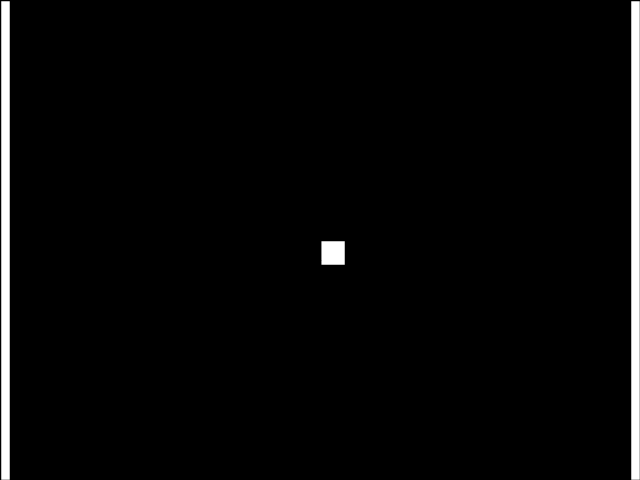
Frame 1 (no input)
Frame 60 (the mouse pressed at the canvas centre just before this capture): identical to frame 1, image omitted
Frame 120 (the mouse held since frame 60 and released just before this capture): identical to frame 1, image omitted

The Processing sketch that drew this single still picture (run headless with seeded random() and noise(); from frame 60 on, the mouse is pressed at the canvas centre):

// Processing sketch: Pong
// ── Pong.pde
Player player1 = new Player(87, 83, 0, 0, 10, 480);
Player player2 = new Player(38, 40, 0, 0, 10, 480);
Ball ball = new Ball(0, 0, 25, 25, 0, 0);

Player[] players = {player1, player2};
int frame = 0;

float player_speed = 6;

void setup()
{
		size(640, 480);
	  player2.rectangleObject.coordinates.x = width - player2.rectangleObject._width;
	  ball.rectangleObject.coordinates.x = width / 2; //width / 2;
	  ball.rectangleObject.coordinates.y = height / 2;
	  strokeWeight(1.5);
		//frameRate(8);
}

void draw()
{
	  background(0);
	  for(Player p: players)
	  {
		    if(p.downIsPressed() ^ p.upIsPressed())
		    {
			      if(p.downIsPressed())
			      {
			        	p.rectangleObject.coordinates.y += player_speed;
			      }
			      if(p.upIsPressed())
			      {
			        	p.rectangleObject.coordinates.y -= player_speed;
			      }
		    }
		    p.draw();
	  }

	  RectangleObject future_ball = ball.rectangleObject.peekForwardInTime();
		if(future_ball.isYOutOfBound())
				ball.rectangleObject.y_velocity *= -1.0;

		if(player1.rectangleObject.collison(future_ball) || player2.rectangleObject.collison(future_ball))
				ball.rectangleObject.x_velocity *= -1.0;

		//println(future_ball.collison(player1.rectangleObject), future_ball.collison(player2.rectangleObject));
		ball.rectangleObject.tick();
		ball.draw();

		strokeWeight(1.5);
		int numberOfLines = 20;
		for(float i=0; i < numberOfLines; i++)
		{
				line(width / 2, 20 + numberOfLines * i, width / 2, 20 + numberOfLines * (i + 1));
		}
	  strokeWeight(1.5);
}

void keyPressed(){
		if(keyCode == 72)
		{
			ball.rectangleObject.coordinates.x = width / 2 + 2;
		  ball.rectangleObject.coordinates.y = height / 2 + 2;
			ball.rectangleObject.x_velocity = 0.0;
			ball.rectangleObject.y_velocity = 0.0;
		}
  	//println(key + " is pressed.", keyCode);
		player1.pressKey();
	  player2.pressKey();
}

void keyReleased(){
	  //println(key + " is released.");
	  player1.releaseKey();
	  player2.releaseKey();
}

class Coordinates{
		public float x, y;

		Coordinates (float x, float y){
				this.x = x;
				this.y = y;
		}

		public boolean isXOutOfBound()
		{
				return this.x > width || this.x < 0;
		}

		public boolean isYOutOfBound()
		{
				return this.y > height || this.y < 0;
		}

		public boolean isGreaterThan(Coordinates other) {
				return this.x > other.x && this.y > other.y;
		}

		public boolean isLessThan(Coordinates other) {
				return this.x < other.x && this.y < other.y;
		}
}

class RectangleObject {
    public float _width, _height, x_velocity, y_velocity;
    public Coordinates coordinates;

    RectangleObject (Coordinates coordinates, float _width, float _height, float x_velocity, float y_velocity) {
        this.coordinates = coordinates;
        this._width = _width;
        this._height = _height;
        this.x_velocity = x_velocity;
        this.y_velocity = y_velocity;
    }

    RectangleObject (RectangleObject other) {
        this.coordinates = other.coordinates;
        this._width = other._width;
        this._height = other._height;
        this.x_velocity = other.x_velocity;
        this.y_velocity = other.y_velocity;
    }

    public Coordinates[] coordinates() {
	      Coordinates[] coords = {
	          new Coordinates(this.coordinates.x,  this.coordinates.y),
	          new Coordinates(this.coordinates.x,  this.coordinates.y + this._height),
						new Coordinates(this.coordinates.x + this._width,  this.coordinates.y),
						new Coordinates(this.coordinates.x + this._width,  this.coordinates.y + this._height),
	      };
	      return coords;
    }

    public boolean collison(RectangleObject other) {
        Coordinates top_left = new Coordinates(this.coordinates.x,  this.coordinates.y);
        Coordinates bottom_right = new Coordinates(this.coordinates.x + this._width,  this.coordinates.y + this._height);
        for(Coordinates coord: other.coordinates()){
					if (coord.isGreaterThan(top_left) && coord.isLessThan(bottom_right))
            	return true;
        }
        return false;
    }

		public boolean isXOutOfBound() {
				for(Coordinates coord: this.coordinates()){
					if (coord.isXOutOfBound())
							return true;
				}
				return false;
		}

		public boolean isYOutOfBound() {
				for(Coordinates coord: this.coordinates()){
					if (coord.isYOutOfBound())
							return true;
				}
				return false;
		}

    public void tick() {
       this.coordinates.x += this.x_velocity;
       this.coordinates.y += this.y_velocity;
    }

    public RectangleObject peekForwardInTime() {
        RectangleObject ro = new RectangleObject(this);
        ro.tick();
        return ro;
    }

    public void draw() {
      rect(this.coordinates.x, this.coordinates.y, this._width, this._height);
      fill(255);
    }
}

class Player {
    public int upKey, downKey;
    public RectangleObject rectangleObject;
    public boolean upKeyPressed = false, downKeyPressed = false;

    Player (int upKey, int downKey, float x, float y, float _width, float _height) {
        this.upKey = upKey;
        this.downKey = downKey;
        this.rectangleObject = new RectangleObject(new Coordinates(x, y), _width, _height, 0.0, 0.0);
    }

    public boolean downIsPressed() {
        return this.downKeyPressed;
    }

    public boolean upIsPressed() {
        return this.upKeyPressed;
    }

    public void pressKey() {
        if(keyCode == this.upKey)
            this.upKeyPressed = true;

        if(keyCode == this.downKey)
            this.downKeyPressed = true;
    }

    public void releaseKey() {
      if (keyCode == 74)
      {
          ball.serve();
          println("Serving ball.");
      }

      if(keyCode == this.upKey)
          this.upKeyPressed = false;

      if(keyCode == this.downKey)
          this.downKeyPressed = false;
    }

	  public void draw() {
	    	this.rectangleObject.draw();
	  }
}

class Ball {
    public RectangleObject rectangleObject;

    Ball (float x, float y, float _width, float _height, float xVelocity, float yVelocity)
    {
      	this.rectangleObject = new RectangleObject(new Coordinates(x, y), _width, _height, xVelocity, yVelocity);
    }

    public void draw() {
      	this.rectangleObject.draw();
    }

    public void serve()
    {
	      if(this.rectangleObject.x_velocity == 0 && this.rectangleObject.y_velocity == 0)
	      {
		        this.rectangleObject.x_velocity = 8;
		        this.rectangleObject.y_velocity = 8;
	      }
    }

}
